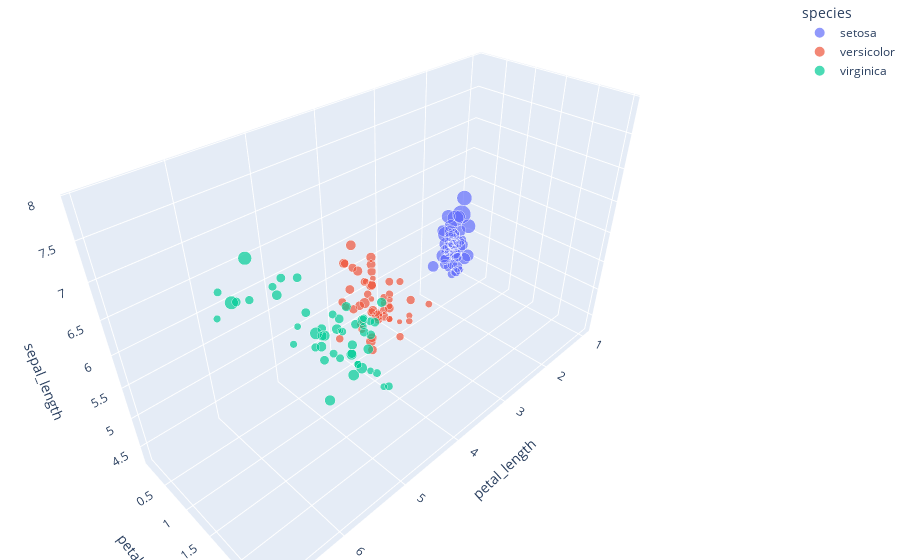

Source (notebook cell):
### Code cell
fig = px.scatter_3d(data, x='petal_length', y='petal_width', z='sepal_length',
              color='species', size='sepal_width_exp', size_max=18,
              opacity=0.7)

# tight layout
fig.update_layout(margin=dict(l=0, r=0, b=0, t=0))

### Figure 1 — Plotly figure (JSON) as saved in the notebook; plotly's stock layout.template omitted (floating-point values rounded to 4 significant figures)
{"data": [{"hovertemplate": "species=setosa<br>petal_length=%{x}<br>petal_width=%{y}<br>sepal_length=%{z}<br>sepal_width_exp=%{marker.size}<extra></extra>", "legendgroup": "setosa", "marker": {"color": "#636efa", "opacity": 0.7, "size": [33.12, 20.09, 24.53, 22.2, 36.6, 49.4, 29.96, 29.96, 18.17, 22.2, 40.45, 29.96, 20.09, 20.09, 54.6, 81.45, 49.4, 33.12, 44.7, 44.7, 29.96, 40.45, 36.6, 27.11, 29.96, 20.09, 29.96, 33.12, 29.96, 24.53, 22.2, 29.96, 60.34, 66.69, 22.2, 24.53, 33.12, 36.6, 20.09, 29.96, 33.12, 9.974, 24.53, 33.12, 44.7, 20.09, 44.7, 24.53, 40.45, 27.11], "sizemode": "area", "sizeref": 0.2514, "symbol": "circle"}, "mode": "markers", "name": "setosa", "scene": "scene", "showlegend": true, "type": "scatter3d", "x": [1.4, 1.4, 1.3, 1.5, 1.4, 1.7, 1.4, 1.5, 1.4, 1.5, 1.5, 1.6, 1.4, 1.1, 1.2, 1.5, 1.3, 1.4, 1.7, 1.5, 1.7, 1.5, 1, 1.7, 1.9, 1.6, 1.6, 1.5, 1.4, 1.6, 1.6, 1.5, 1.5, 1.4, 1.5, 1.2, 1.3, 1.4, 1.3, 1.5, 1.3, 1.3, 1.3, 1.6, 1.9, 1.4, 1.6, 1.4, 1.5, 1.4], "y": [0.2, 0.2, 0.2, 0.2, 0.2, 0.4, 0.3, 0.2, 0.2, 0.1, 0.2, 0.2, 0.1, 0.1, 0.2, 0.4, 0.4, 0.3, 0.3, 0.3, 0.2, 0.4, 0.2, 0.5, 0.2, 0.2, 0.4, 0.2, 0.2, 0.2, 0.2, 0.4, 0.1, 0.2, 0.2, 0.2, 0.2, 0.1, 0.2, 0.2, 0.3, 0.3, 0.2, 0.6, 0.4, 0.3, 0.2, 0.2, 0.2, 0.2], "z": [5.1, 4.9, 4.7, 4.6, 5, 5.4, 4.6, 5, 4.4, 4.9, 5.4, 4.8, 4.8, 4.3, 5.8, 5.7, 5.4, 5.1, 5.7, 5.1, 5.4, 5.1, 4.6, 5.1, 4.8, 5, 5, 5.2, 5.2, 4.7, 4.8, 5.4, 5.2, 5.5, 4.9, 5, 5.5, 4.9, 4.4, 5.1, 5, 4.5, 4.4, 5, 5.1, 4.8, 5.1, 4.6, 5.3, 5]}, {"hovertemplate": "species=versicolor<br>petal_length=%{x}<br>petal_width=%{y}<br>sepal_length=%{z}<br>sepal_width_exp=%{marker.size}<extra></extra>", "legendgroup": "versicolor", "marker": {"color": "#EF553B", "opacity": 0.7, "size": [24.53, 24.53, 22.2, 9.974, 16.44, 16.44, 27.11, 11.02, 18.17, 14.88, 7.389, 20.09, 9.025, 18.17, 18.17, 22.2, 20.09, 14.88, 9.025, 12.18, 24.53, 16.44, 12.18, 16.44, 18.17, 20.09, 16.44, 20.09, 18.17, 13.46, 11.02, 11.02, 14.88, 14.88, 20.09, 29.96, 22.2, 9.974, 20.09, 12.18, 13.46, 20.09, 13.46, 9.974, 14.88, 20.09, 18.17, 18.17, 12.18, 16.44], "sizemode": "area", "sizeref": 0.2514, "symbol": "circle"}, "mode": "markers", "name": "versicolor", "scene": "scene", "showlegend": true, "type": "scatter3d", "x": [4.7, 4.5, 4.9, 4, 4.6, 4.5, 4.7, 3.3, 4.6, 3.9, 3.5, 4.2, 4, 4.7, 3.6, 4.4, 4.5, 4.1, 4.5, 3.9, 4.8, 4, 4.9, 4.7, 4.3, 4.4, 4.8, 5, 4.5, 3.5, 3.8, 3.7, 3.9, 5.1, 4.5, 4.5, 4.7, 4.4, 4.1, 4, 4.4, 4.6, 4, 3.3, 4.2, 4.2, 4.2, 4.3, 3, 4.1], "y": [1.4, 1.5, 1.5, 1.3, 1.5, 1.3, 1.6, 1, 1.3, 1.4, 1, 1.5, 1, 1.4, 1.3, 1.4, 1.5, 1, 1.5, 1.1, 1.8, 1.3, 1.5, 1.2, 1.3, 1.4, 1.4, 1.7, 1.5, 1, 1.1, 1, 1.2, 1.6, 1.5, 1.6, 1.5, 1.3, 1.3, 1.3, 1.2, 1.4, 1.2, 1, 1.3, 1.2, 1.3, 1.3, 1.1, 1.3], "z": [7, 6.4, 6.9, 5.5, 6.5, 5.7, 6.3, 4.9, 6.6, 5.2, 5, 5.9, 6, 6.1, 5.6, 6.7, 5.6, 5.8, 6.2, 5.6, 5.9, 6.1, 6.3, 6.1, 6.4, 6.6, 6.8, 6.7, 6, 5.7, 5.5, 5.5, 5.8, 6, 5.4, 6, 6.7, 6.3, 5.6, 5.5, 5.5, 6.1, 5.8, 5, 5.6, 5.7, 5.7, 6.2, 5.1, 5.7]}, {"hovertemplate": "species=virginica<br>petal_length=%{x}<br>petal_width=%{y}<br>sepal_length=%{z}<br>sepal_width_exp=%{marker.size}<extra></extra>", "legendgroup": "virginica", "marker": {"color": "#00cc96", "opacity": 0.7, "size": [27.11, 14.88, 20.09, 18.17, 20.09, 20.09, 12.18, 18.17, 12.18, 36.6, 24.53, 14.88, 20.09, 12.18, 16.44, 24.53, 20.09, 44.7, 13.46, 9.025, 24.53, 16.44, 16.44, 14.88, 27.11, 24.53, 16.44, 20.09, 16.44, 20.09, 16.44, 44.7, 16.44, 16.44, 13.46, 20.09, 29.96, 22.2, 20.09, 22.2, 22.2, 22.2, 14.88, 24.53, 27.11, 20.09, 12.18, 20.09, 29.96, 20.09], "sizemode": "area", "sizeref": 0.2514, "symbol": "circle"}, "mode": "markers", "name": "virginica", "scene": "scene", "showlegend": true, "type": "scatter3d", "x": [6, 5.1, 5.9, 5.6, 5.8, 6.6, 4.5, 6.3, 5.8, 6.1, 5.1, 5.3, 5.5, 5, 5.1, 5.3, 5.5, 6.7, 6.9, 5, 5.7, 4.9, 6.7, 4.9, 5.7, 6, 4.8, 4.9, 5.6, 5.8, 6.1, 6.4, 5.6, 5.1, 5.6, 6.1, 5.6, 5.5, 4.8, 5.4, 5.6, 5.1, 5.1, 5.9, 5.7, 5.2, 5, 5.2, 5.4, 5.1], "y": [2.5, 1.9, 2.1, 1.8, 2.2, 2.1, 1.7, 1.8, 1.8, 2.5, 2, 1.9, 2.1, 2, 2.4, 2.3, 1.8, 2.2, 2.3, 1.5, 2.3, 2, 2, 1.8, 2.1, 1.8, 1.8, 1.8, 2.1, 1.6, 1.9, 2, 2.2, 1.5, 1.4, 2.3, 2.4, 1.8, 1.8, 2.1, 2.4, 2.3, 1.9, 2.3, 2.5, 2.3, 1.9, 2, 2.3, 1.8], "z": [6.3, 5.8, 7.1, 6.3, 6.5, 7.6, 4.9, 7.3, 6.7, 7.2, 6.5, 6.4, 6.8, 5.7, 5.8, 6.4, 6.5, 7.7, 7.7, 6, 6.9, 5.6, 7.7, 6.3, 6.7, 7.2, 6.2, 6.1, 6.4, 7.2, 7.4, 7.9, 6.4, 6.3, 6.1, 7.7, 6.3, 6.4, 6, 6.9, 6.7, 6.9, 5.8, 6.8, 6.7, 6.7, 6.3, 6.5, 6.2, 5.9]}], "layout": {"legend": {"itemsizing": "constant", "title": {"text": "species"}, "tracegroupgap": 0}, "margin": {"b": 0, "l": 0, "r": 0, "t": 0}, "scene": {"domain": {"x": [0, 1], "y": [0, 1]}, "xaxis": {"title": {"text": "petal_length"}}, "yaxis": {"title": {"text": "petal_width"}}, "zaxis": {"title": {"text": "sepal_length"}}}}}
